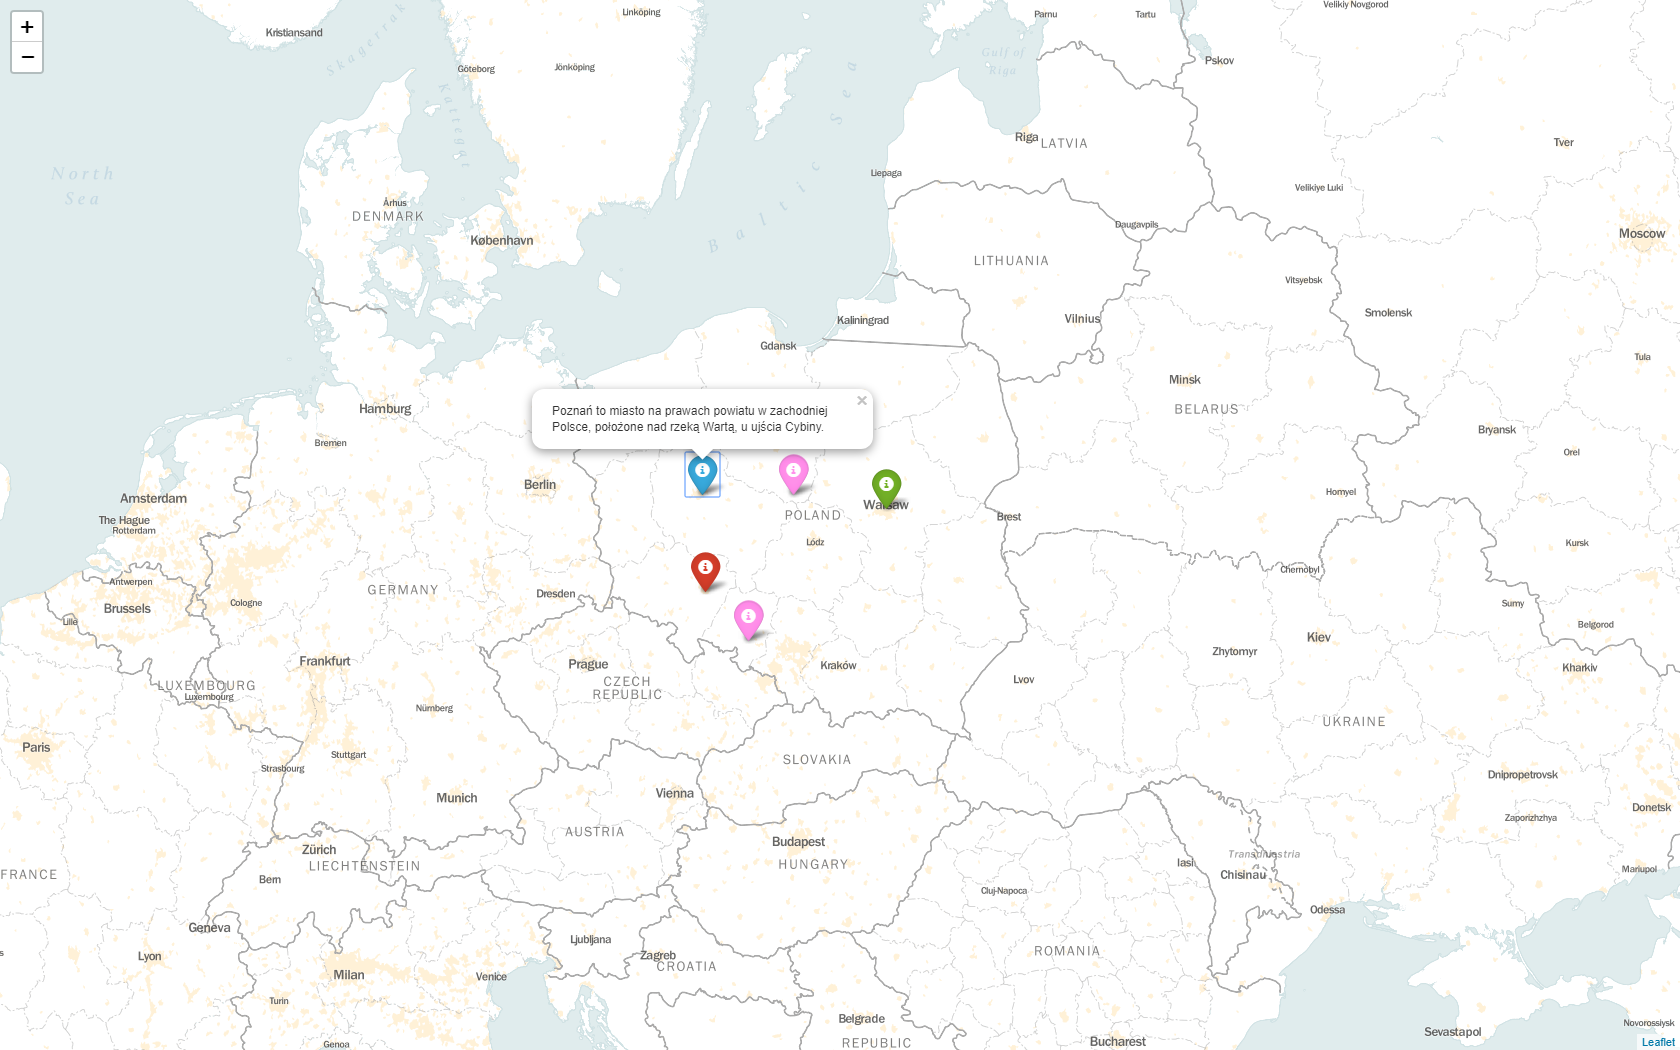

The Python source for this figure:
import folium

map = folium.Map(location=[52, 20], zoom_start=6, tiles="Mapbox Bright")

fg=folium.FeatureGroup(name="My Map")

# using "for" loop to create a new marker on the map of Poland
for coordinates in [[50.4166667, 17.9666667], [52.4166667, 18.9666667]]:
    fg.add_child(folium.Marker(location=coordinates, popup="To jest tooltip", icon=folium.Icon(color='pink')))

# adding a marker one by one
fg.add_child(folium.Marker(location=[52.4166667, 16.9666667], popup="Poznań to miasto na prawach powiatu "
                                                                     "w zachodniej Polsce, położone nad rzeką Wartą, "
                                                                     "u ujścia Cybiny.",
                            icon=folium.Icon(color='blue')))
fg.add_child(folium.Marker(location=[52.22977, 21.01178], popup="Warszawa - stolica Polski i województwa mazowieckiego, "
                                                                 "największe miasto kraju, położone nad Wisłą.",
                            icon=folium.Icon(color='green')))
fg.add_child(folium.Marker(location=[51.1, 17.03333], popup="Wrocław to miasto na prawach powiatu, położone w "
                                                             "południowo-zachodniej Polsce, "
                                                             "siedziba władz województwa dolnośląskiego "
                                                             "i powiatu wrocławskiego.",
                            icon=folium.Icon(color='red')))
map.add_child(fg)


# saving my map
map.save("Polandmap.html")
